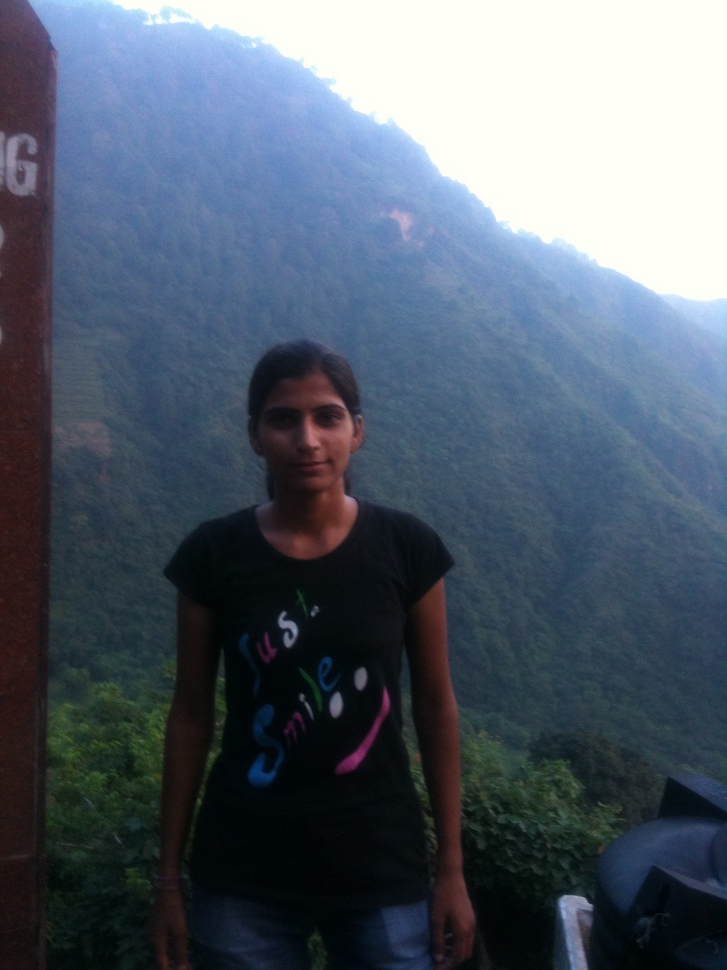
#> input picture IMG_0140.JPG, 727 x 970 px, shrunk from 1536 x 2048 before the run, given in place of the camera
$ python edge_and_gradient.py   (older library calls are emulated)
#> lines starting #> are read from the running program, lines starting #| are printed output that depends on the picture
import cv2
import numpy as np

cap = cv2.VideoCapture(0)

while True:
    _, frame = cap.read()
#> frame is the input picture: shape (970, 727, 3); mean B, G, R 107.7, 94.4, 83.4

    laplician = cv2.Laplacian(frame, cv2.CV_64F)
    sobelx = cv2.Sobel(frame, cv2.CV_64F, 1, 0, ksize=5)
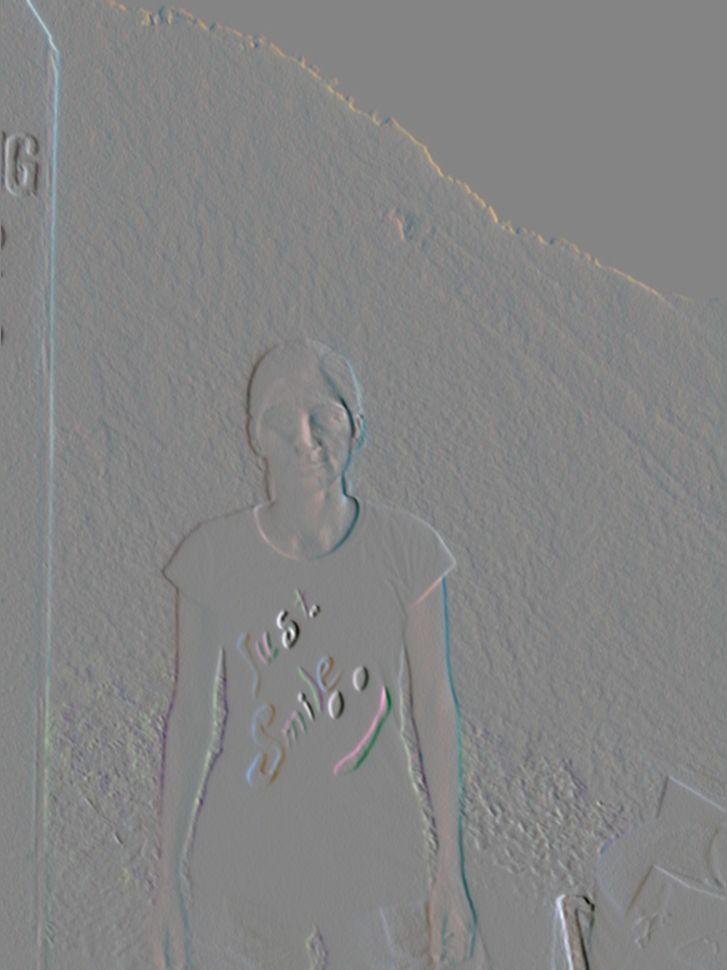
#> sobelx: shape (970, 727, 3) float64; mean B, G, R 19.6, 17.8, 11.6; drawn with min black and max white
    sobely = cv2.Sobel(frame, cv2.CV_64F, 0, 1, ksize=5)
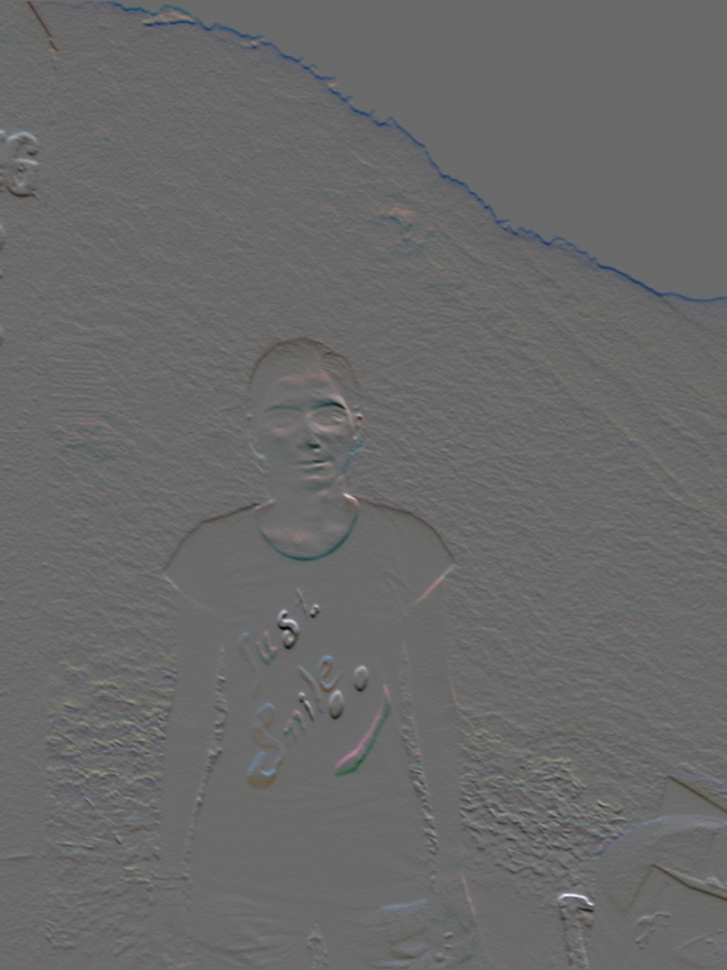
#> sobely: shape (970, 727, 3) float64; mean B, G, R -28.3, -29.2, -29.4; drawn with min black and max white
    edges = cv2.Canny(frame, 50, 50)
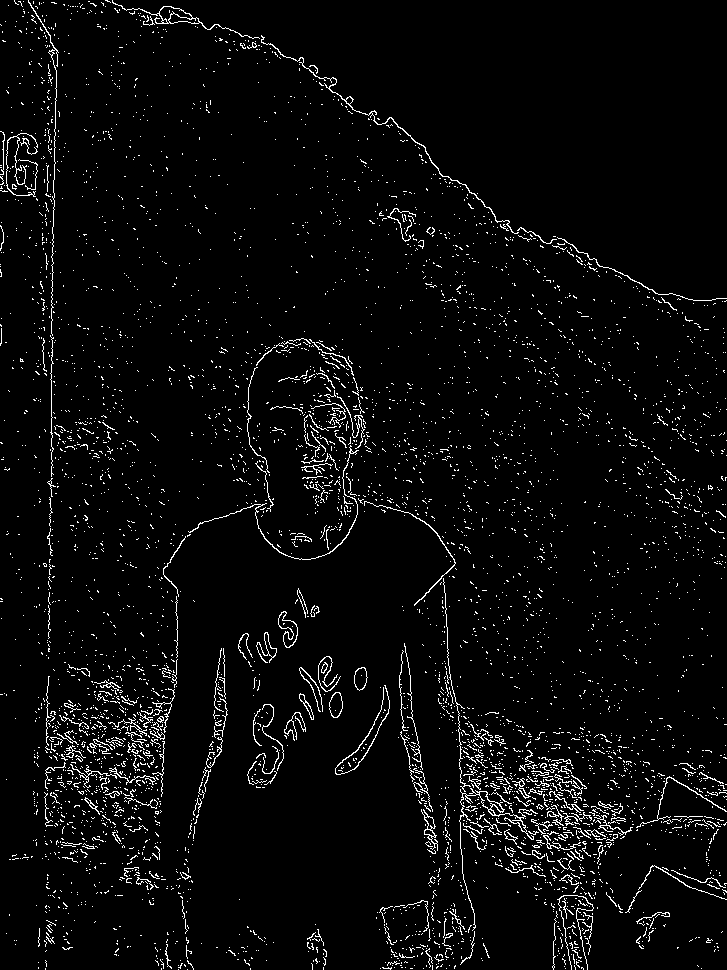
#> edges: shape (970, 727); 3.8% white in thin lines or dots

    cv2.imshow('orignal', frame)
    cv2.imshow('laplician', laplician)
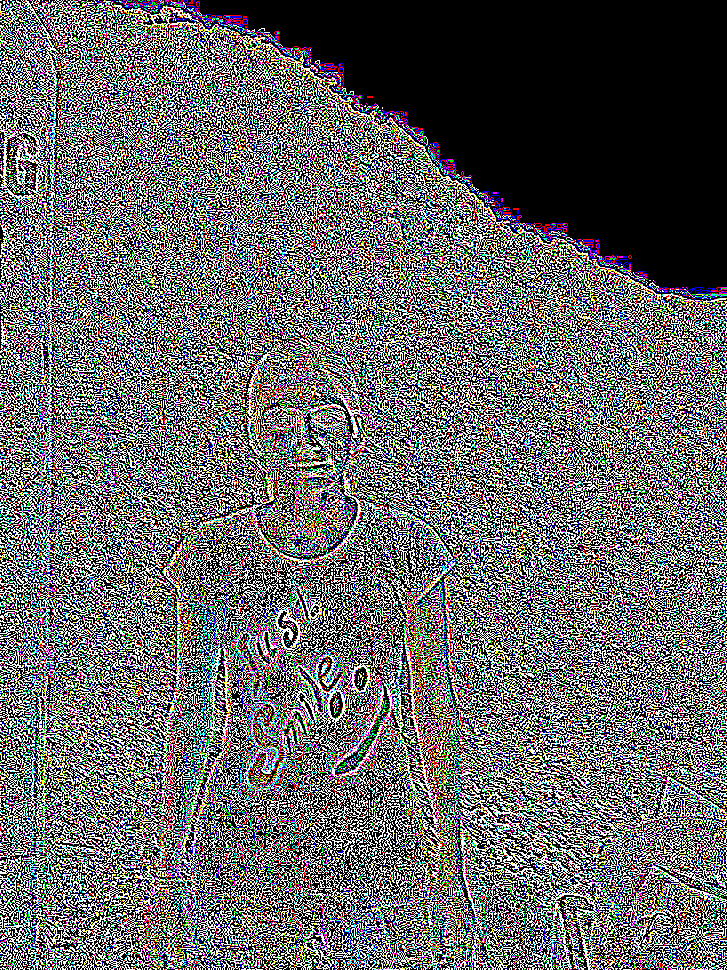
#> window 'laplician': shape (970, 727, 3); mean B, G, R 103.6, 102.9, 103.6
    cv2.imshow('sobelx', sobelx)
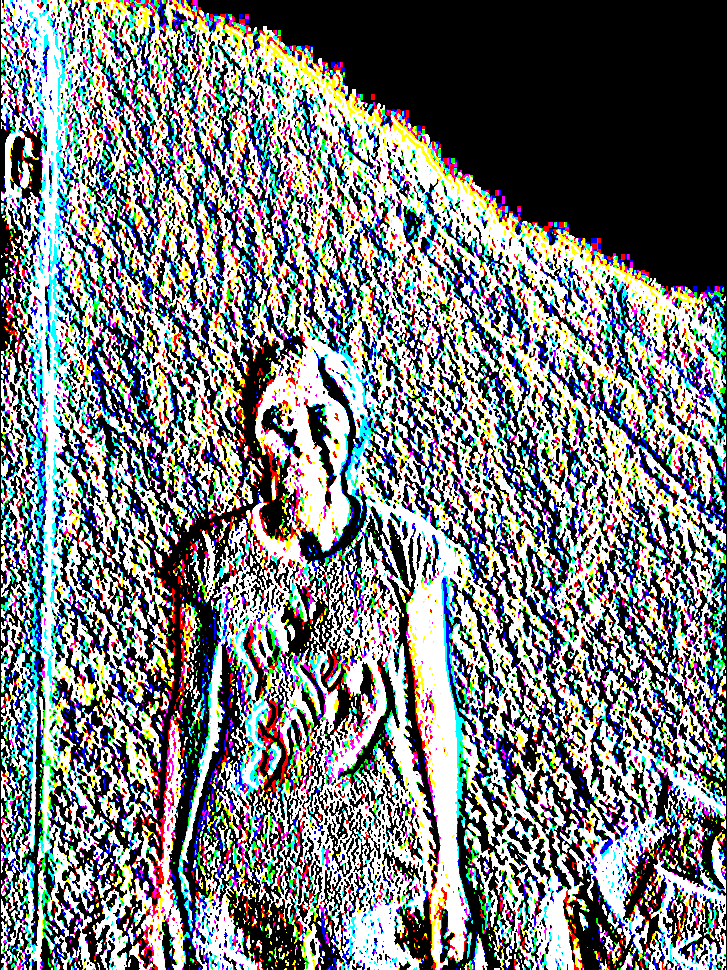
#> window 'sobelx': shape (970, 727, 3); mean B, G, R 126.6, 125.4, 120.9
    cv2.imshow('sobely', sobely)
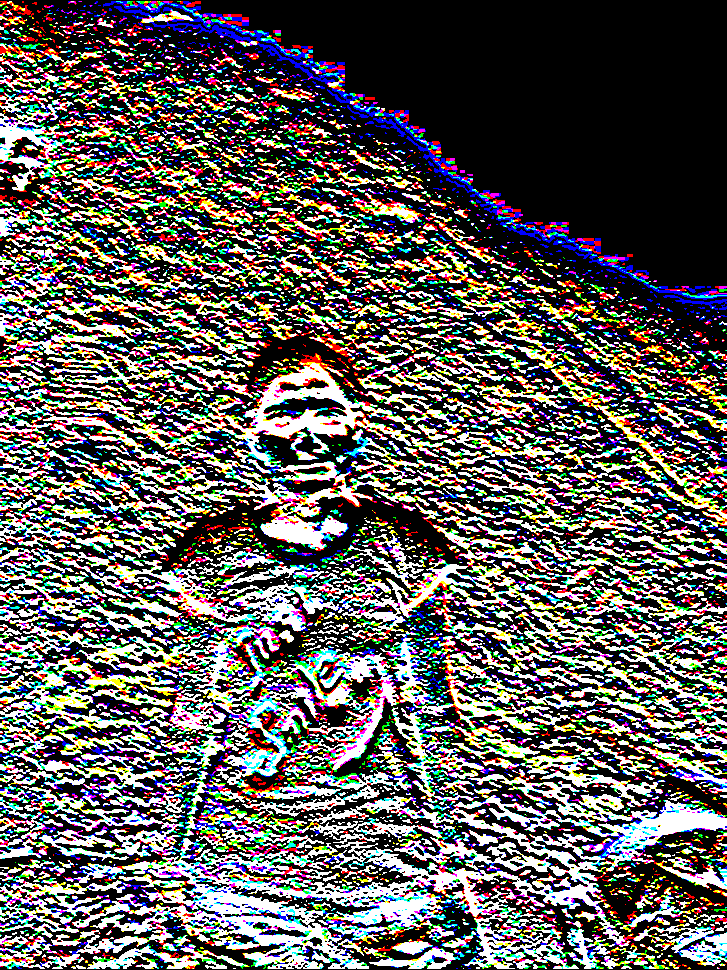
#> window 'sobely': shape (970, 727, 3); mean B, G, R 89.7, 91.7, 95
    cv2.imshow('edges', edges)

    if cv2.waitKey(1) == 13:
#> (key Esc is pressed here)
        break

cap.release()
# cap.release()
cv2.destroyAllWindows()
